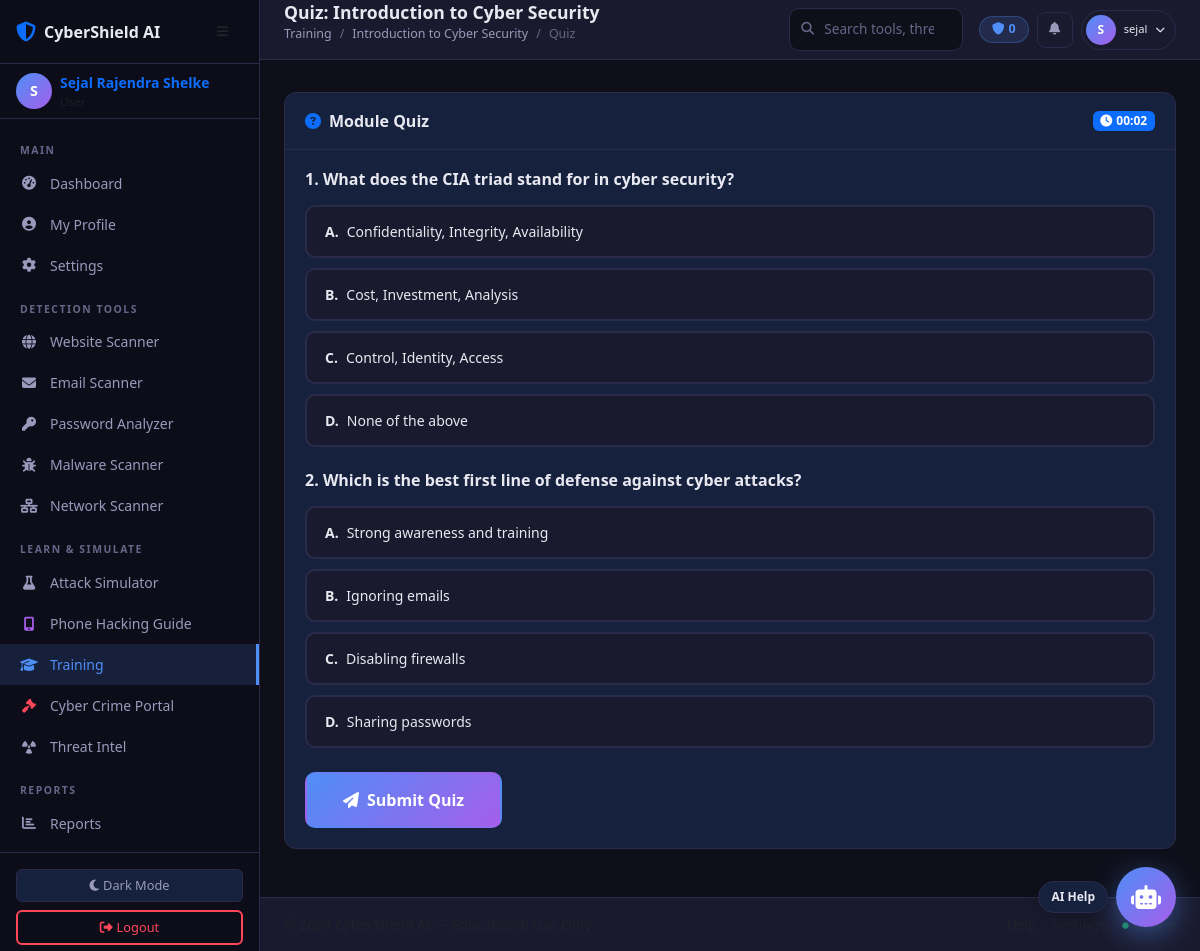
The app's page /training/quiz/1 (signed in) with its own data.
### models/user.py (models this page shows, shortened)
class User(UserMixin, db.Model):
    __tablename__ = 'users'
    id = db.Column(db.Integer, primary_key=True)
    username = db.Column(db.String(80), unique=True, nullable=False, index=True)
    email = db.Column(db.String(120), unique=True, nullable=False, index=True)
    full_name = db.Column(db.String(150))
    password_hash = db.Column(db.String(256), nullable=False)
    role_id = db.Column(db.Integer, db.ForeignKey('roles.id'), nullable=False)
    is_active = db.Column(db.Boolean, default=True)
    is_verified = db.Column(db.Boolean, default=False)
    otp_secret = db.Column(db.String(32))
    otp_expiry = db.Column(db.DateTime)
    avatar = db.Column(db.String(200), default='default_avatar.png')
    bio = db.Column(db.Text)
    created_at = db.Column(db.DateTime, default=datetime.utcnow)
    last_login = db.Column(db.DateTime)
    login_count = db.Column(db.Integer, default=0)
    cyber_score = db.Column(db.Integer, default=0)
    training_progress = db.Column(db.Integer, default=0)
    scan_history = db.relationship('ScanHistory', backref='user', lazy='dynamic', cascade='all, delete-orphan')
    audit_logs = db.relationship('AuditLog', backref='user', lazy='dynamic', cascade='all, delete-orphan')
    quiz_results = db.relationship('QuizResult', backref='user', lazy='dynamic', cascade='all, delete-orphan')
    certificates = db.relationship('Certificate', backref='user', lazy='dynamic', cascade='all, delete-orphan')
    def is_admin(self):
        return self.role.name == 'admin'

### models/threat.py (models this page shows)
class TrainingModule(db.Model):
    __tablename__ = 'training_modules'
    id = db.Column(db.Integer, primary_key=True)
    title = db.Column(db.String(200), nullable=False)
    description = db.Column(db.Text)
    content = db.Column(db.Text)
    difficulty = db.Column(db.String(20))  # beginner, intermediate, advanced
    duration_minutes = db.Column(db.Integer, default=15)
    order_index = db.Column(db.Integer, default=0)
    icon = db.Column(db.String(50))
    is_active = db.Column(db.Boolean, default=True)
    quizzes = db.relationship('Quiz', backref='module', lazy='dynamic')

class Quiz(db.Model):
    __tablename__ = 'quizzes'
    id = db.Column(db.Integer, primary_key=True)
    module_id = db.Column(db.Integer, db.ForeignKey('training_modules.id'))
    question = db.Column(db.Text, nullable=False)
    option_a = db.Column(db.String(300))
    option_b = db.Column(db.String(300))
    option_c = db.Column(db.String(300))
    option_d = db.Column(db.String(300))
    correct_answer = db.Column(db.String(1))  # a, b, c, d
    explanation = db.Column(db.Text)
    points = db.Column(db.Integer, default=10)

### routes/training.py (the view)
@training_bp.route('/quiz/<int:module_id>')
@login_required
def quiz(module_id):
    mod = TrainingModule.query.get_or_404(module_id)
    questions = Quiz.query.filter_by(module_id=module_id).all()
    return render_template('training/quiz.html', module=mod, questions=questions)

### database.py (called while the page is built)
def init_extensions(app):
    db.init_app(app)
    login_manager.init_app(app)
    mail.init_app(app)
    jwt.init_app(app)
    cors.init_app(app, resources={r"/api/*": {"origins": "*"}})
    login_manager.login_view = 'auth.login'
    login_manager.login_message_category = 'info'
    from models.user import User
    @login_manager.user_loader
    def load_user(user_id):
        return User.query.get(int(user_id))
    @jwt.token_in_blocklist_loader
    def check_if_token_revoked(jwt_header, jwt_payload):
        from models.user import RevokedToken
        jti = jwt_payload['jti']
        return RevokedToken.query.filter_by(jti=jti).first() is not None

### templates/training/quiz.html (shortened to what this page needs)
{% extends 'base.html' %}
{% from 'partials/_macros.html' import breadcrumb, empty_state %}
{% block page_title %}Quiz: {{ module.title }}{% endblock %}
{% block breadcrumb %}{{ breadcrumb([('Training', url_for('training.index')), (module.title, url_for('training.module', module_id=module.id)), ('Quiz', '#')]) }}{% endblock %}
{% block content %}
{% if questions %}
<div class="card mb-4">
  <div class="card-header d-flex justify-content-between align-items-center">
    <span><i class="fas fa-question-circle me-2 text-primary"></i>Module Quiz</span>
    <span class="badge bg-primary" id="quizTimer"><i class="fas fa-clock me-1"></i><span id="timerDisplay">00:00</span></span>
  </div>
  <div class="card-body">
    <form id="quizForm">
      {% for q in questions %}
      <div class="mb-4 quiz-question" data-id="{{ q.id }}">
        <h6 class="fw-semibold mb-3">{{ loop.index }}. {{ q.question }}</h6>
        {% for opt, letter in [(q.option_a, 'a'), (q.option_b, 'b'), (q.option_c, 'c'), (q.option_d, 'd')] %}
        {% if opt %}
        <label class="quiz-option" data-answer="{{ letter }}">
          <span class="fw-semibold me-2">{{ letter | upper }}.</span>{{ opt }}
        </label>
        {% endif %}
        {% endfor %}
      </div>
      {% endfor %}
      <button type="submit" class="btn btn-scan btn-lg" id="submitQuiz">
        <i class="fas fa-paper-plane me-2"></i>Submit Quiz
      </button>
    </form>
  </div>
</div>
{% else %}
{{ empty_state('fa-question-circle', 'No quiz questions', 'Quiz questions for this module are not available yet.', url_for('training.module', module_id=module.id), 'Back to Module') }}
{% endif %}
{% endblock %}

### templates/base.html (shortened to what this page needs)
<!DOCTYPE html>
<html lang="en" data-theme="dark">
<head>
  <link rel="stylesheet" href="https://cdnjs.cloudflare.com/ajax/libs/bootstrap/5.3.2/css/bootstrap.min.css">
  <link rel="stylesheet" href="https://cdnjs.cloudflare.com/ajax/libs/font-awesome/6.5.0/css/all.min.css">
  <link rel="stylesheet" href="https://cdnjs.cloudflare.com/ajax/libs/animate.css/4.1.1/animate.min.css">
  <link rel="stylesheet" href="{{ url_for('static', filename='css/main.css') }}">
</head>
<body>
{% if current_user.is_authenticated %}
<aside class="sidebar" id="sidebar" aria-label="Main navigation">
  <div class="sidebar-brand">
    <a href="{{ url_for('dashboard.index') }}" class="d-flex align-items-center text-decoration-none">
      <i class="fas fa-shield-halved fa-lg me-2 text-primary"></i>
      <span class="brand-text fw-bold">CyberShield AI</span>
    </a>
    <button class="btn btn-sm sidebar-toggle ms-auto" id="sidebarToggle" aria-label="Toggle sidebar">
      <i class="fas fa-bars"></i>
    </button>
  </div>
  <div class="sidebar-user px-3 py-2">
    <a href="{{ url_for('auth.profile') }}" class="d-flex align-items-center text-decoration-none sidebar-user-link">
      <div class="user-avatar me-2">
        <span class="avatar-circle">{{ current_user.username[0] | upper }}</span>
      </div>
      <div class="user-info">
        <div class="fw-semibold small text-truncate">{{ current_user.full_name or current_user.username }}</div>
        <div class="text-muted" style="font-size:0.72rem">{{ current_user.role.name | title }}</div>
      </div>
    </a>
  </div>
  <nav class="sidebar-nav mt-2">
    <div class="nav-section-label">MAIN</div>
    <a href="{{ url_for('dashboard.index') }}" class="nav-item {% if request.endpoint and 'dashboard' in request.endpoint %}active{% endif %}" data-bs-toggle="tooltip" data-bs-placement="right" title="Dashboard">
      <i class="fas fa-gauge-high nav-icon"></i><span>Dashboard</span>
    </a>
    <a href="{{ url_for('auth.profile') }}" class="nav-item {% if request.endpoint == 'auth.profile' %}active{% endif %}" data-bs-toggle="tooltip" data-bs-placement="right" title="My Profile">
      <i class="fas fa-user-circle nav-icon"></i><span>My Profile</span>
    </a>
    <a href="{{ url_for('auth.settings') }}" class="nav-item {% if request.endpoint == 'auth.settings' %}active{% endif %}" data-bs-toggle="tooltip" data-bs-placement="right" title="Settings">
      <i class="fas fa-gear nav-icon"></i><span>Settings</span>
    </a>
    <div class="nav-section-label mt-2">DETECTION TOOLS</div>
    <a href="{{ url_for('website.index') }}" class="nav-item {% if request.endpoint and 'website' in request.endpoint %}active{% endif %}">
      <i class="fas fa-globe nav-icon"></i><span>Website Scanner</span>
    </a>
    <a href="{{ url_for('email.index') }}" class="nav-item {% if request.endpoint and 'email' in request.endpoint %}active{% endif %}">
      <i class="fas fa-envelope nav-icon"></i><span>Email Scanner</span>
    </a>
    <a href="{{ url_for('password.index') }}" class="nav-item {% if request.endpoint and 'password' in request.endpoint %}active{% endif %}">
      <i class="fas fa-key nav-icon"></i><span>Password Analyzer</span>
    </a>
    <a href="{{ url_for('malware.index') }}" class="nav-item {% if request.endpoint and 'malware' in request.endpoint %}active{% endif %}">
      <i class="fas fa-bug nav-icon"></i><span>Malware Scanner</span>
    </a>
    <a href="{{ url_for('network.index') }}" class="nav-item {% if request.endpoint and 'network' in request.endpoint %}active{% endif %}">
      <i class="fas fa-network-wired nav-icon"></i><span>Network Scanner</span>
    </a>
    <div class="nav-section-label mt-2">LEARN & SIMULATE</div>
    <a href="{{ url_for('simulation.index') }}" class="nav-item {% if request.endpoint and 'simulation' in request.endpoint and request.endpoint != 'simulation.phone_hacking' %}active{% endif %}">
      <i class="fas fa-flask nav-icon"></i><span>Attack Simulator</span>
    </a>
    <a href="{{ url_for('simulation.phone_hacking') }}" class="nav-item {% if request.endpoint == 'simulation.phone_hacking' %}active{% endif %}">
      <i class="fas fa-mobile-screen-button nav-icon" style="color:var(--accent-purple)"></i><span>Phone Hacking Guide</span>
    </a>
    <a href="{{ url_for('training.index') }}" class="nav-item {% if request.endpoint and 'training' in request.endpoint and request.endpoint != 'training.cybercrime' %}active{% endif %}">
      <i class="fas fa-graduation-cap nav-icon"></i><span>Training</span>
    </a>
    <a href="{{ url_for('training.cybercrime') }}" class="nav-item {% if request.endpoint == 'training.cybercrime' %}active{% endif %}">
      <i class="fas fa-gavel nav-icon" style="color:var(--accent-danger)"></i><span>Cyber Crime Portal</span>
    </a>
    <a href="{{ url_for('threat.index') }}" class="nav-item {% if request.endpoint and 'threat' in request.endpoint %}active{% endif %}">
      <i class="fas fa-radiation nav-icon"></i><span>Threat Intel</span>
    </a>
    <div class="nav-section-label mt-2">REPORTS</div>
    <a href="{{ url_for('reports.index') }}" class="nav-item {% if request.endpoint and 'reports' in request.endpoint %}active{% endif %}">
      <i class="fas fa-chart-bar nav-icon"></i><span>Reports</span>
    </a>
  </nav>
  <div class="sidebar-footer">
    <button class="btn btn-sm w-100 mb-2 theme-toggle" id="themeToggle" title="Toggle dark/light mode">
      <i class="fas fa-moon me-1"></i><span>Dark Mode</span>
    </button>
    <a href="{{ url_for('auth.logout') }}" class="btn btn-sm btn-outline-danger w-100">
      <i class="fas fa-sign-out-alt me-1"></i>Logout
    </a>
  </div>
</aside>
<div class="main-content" id="mainContent">
{% else %}
<div class="full-page">
{% endif %}
  {% if current_user.is_authenticated %}
  <header class="top-navbar">
    <div class="d-flex align-items-center gap-2 flex-grow-1">
      <div class="navbar-title-group">
        <span class="page-title">{% block page_title %}{% endblock %}</span>
        {% block breadcrumb %}{% endblock %}
      </div>
    </div>
    <div class="navbar-search d-none d-md-flex">
      <input type="search" id="globalSearch" class="form-control form-control-sm" placeholder="Search tools, threats..." autocomplete="off">
    </div>
    <div class="navbar-actions d-flex align-items-center gap-2">
      <span class="badge cyber-score-badge d-none d-sm-inline-flex" data-bs-toggle="tooltip" title="Your cyber security score">
        <i class="fas fa-shield me-1"></i>{{ current_user.cyber_score }}
      </span>
      <div class="dropdown">
        <button class="btn btn-sm btn-icon position-relative" id="notifBtn" data-bs-toggle="dropdown" aria-expanded="false" aria-label="Notifications">
          <i class="fas fa-bell"></i>
        </button>
      </div>
      <div class="dropdown">
        <button class="btn btn-sm profile-btn" data-bs-toggle="dropdown" aria-expanded="false">
          <span class="avatar-circle sm">{{ current_user.username[0] | upper }}</span>
          <span class="d-none d-md-inline small ms-1">{{ current_user.username }}</span>
          <i class="fas fa-chevron-down ms-1" style="font-size:0.6rem"></i>
        </button>
      </div>
    </div>
  </header>
  {% endif %}
  <div class="flash-container px-4 pt-2" id="flashContainer">
  </div>
  <main class="page-content">
    {% block content %}{% endblock %}
  </main>
  {% if current_user.is_authenticated %}
  <footer class="app-footer">
    <div class="d-flex justify-content-between align-items-center flex-wrap gap-2">
      <span class="small text-muted">© 2024 CyberShield AI — Educational Use Only</span>
      <div class="d-flex gap-3 small">
        <a href="#" class="text-muted text-decoration-none" onclick="CyberShield.openAIChat(); return false;">Help</a>
        <a href="{{ url_for('auth.settings') }}" class="text-muted text-decoration-none">Settings</a>
        <span class="text-muted"><i class="fas fa-circle text-success me-1" style="font-size:0.4rem;vertical-align:middle"></i>Online</span>
      </div>
    </div>
  </footer>
  {% endif %}
</div>
{% if current_user.is_authenticated %}
<div class="ai-chat-widget" id="aiChatWidget">
  <button type="button" class="ai-chat-fab" id="aiChatFab" aria-label="Open AI Assistant" title="AI Assistant">
    <i class="fas fa-robot"></i>
    <span class="ai-chat-fab-label">AI Help</span>
  </button>
</div>
{% endif %}
</body>
</html>

### templates/partials/_macros.html (shortened to what this page needs)
{% macro breadcrumb(items) %}
<nav aria-label="breadcrumb" class="cs-breadcrumb mb-3">
  <ol class="breadcrumb mb-0">
    {% for label, url in items %}
    {% if loop.last %}
    <li class="breadcrumb-item active" aria-current="page">{{ label }}</li>
    {% else %}
    <li class="breadcrumb-item"><a href="{{ url }}">{{ label }}</a></li>
    {% endif %}
    {% endfor %}
  </ol>
</nav>
{% endmacro %}

### records on screen
User: username "S", full_name "Sejal Rajendra Shelke", cyber_score "0", username "sejal"
TrainingModule: title "Introduction to Cyber Security"
Quiz: question "What does the CIA triad stand for in cyber security?", correct_answer "A", option_a "Confidentiality, Integrity, Availability", letter "B", option_b "Cost, Investment, Analysis", letter "C", option_c "Control, Identity, Access", letter "D", option_d "None of the above"
Quiz: question "Which is the best first line of defense against cyber attacks?", correct_answer "A", option_a "Strong awareness and training", letter "B", option_b "Ignoring emails", letter "C", option_c "Disabling firewalls", letter "D", option_d "Sharing passwords"

### other values on screen
{{ label }} "Training"
{{ label }} "Quiz"
